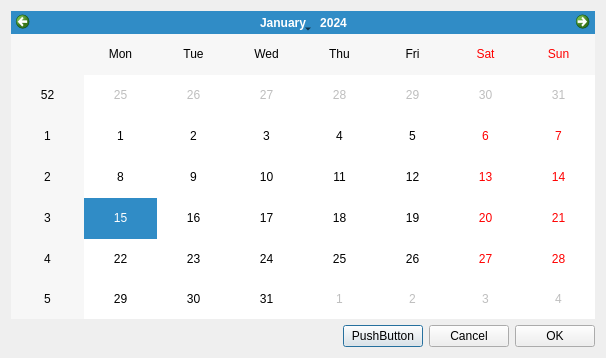
<?xml version="1.0" encoding="UTF-8"?>
<ui version="4.0">
 <class>DateTimeSelector</class>
 <widget class="QDialog" name="DateTimeSelector">
  <property name="geometry">
   <rect>
    <x>0</x>
    <y>0</y>
    <width>606</width>
    <height>358</height>
   </rect>
  </property>
  <property name="windowTitle">
   <string>Dialog</string>
  </property>
  <layout class="QVBoxLayout" name="verticalLayout_2">
   <item>
    <layout class="QVBoxLayout" name="verticalLayout"/>
   </item>
   <item>
    <layout class="QHBoxLayout" name="horizontalLayout_3">
     <item>
      <widget class="QCalendarWidget" name="calWidget"/>
     </item>
     <item>
      <layout class="QHBoxLayout" name="horizontalLayout_2">
       <item>
        <layout class="QGridLayout" name="gridTimeAM">
         <property name="horizontalSpacing">
          <number>4</number>
         </property>
        </layout>
       </item>
       <item>
        <layout class="QGridLayout" name="gridTimePM">
         <property name="horizontalSpacing">
          <number>6</number>
         </property>
        </layout>
       </item>
      </layout>
     </item>
    </layout>
   </item>
   <item>
    <layout class="QHBoxLayout" name="horizontalLayout">
     <item>
      <spacer name="horizontalSpacer">
       <property name="orientation">
        <enum>Qt::Horizontal</enum>
       </property>
       <property name="sizeHint" stdset="0">
        <size>
         <width>40</width>
         <height>20</height>
        </size>
       </property>
      </spacer>
     </item>
     <item>
      <widget class="QPushButton" name="btnTest">
       <property name="autoFillBackground">
        <bool>false</bool>
       </property>
       <property name="text">
        <string>PushButton</string>
       </property>
       <property name="default">
        <bool>true</bool>
       </property>
      </widget>
     </item>
     <item>
      <widget class="QPushButton" name="btnCancel">
       <property name="text">
        <string>Cancel</string>
       </property>
      </widget>
     </item>
     <item>
      <widget class="QPushButton" name="btnOK">
       <property name="text">
        <string>OK</string>
       </property>
      </widget>
     </item>
    </layout>
   </item>
  </layout>
 </widget>
 <resources/>
 <connections/>
</ui>
